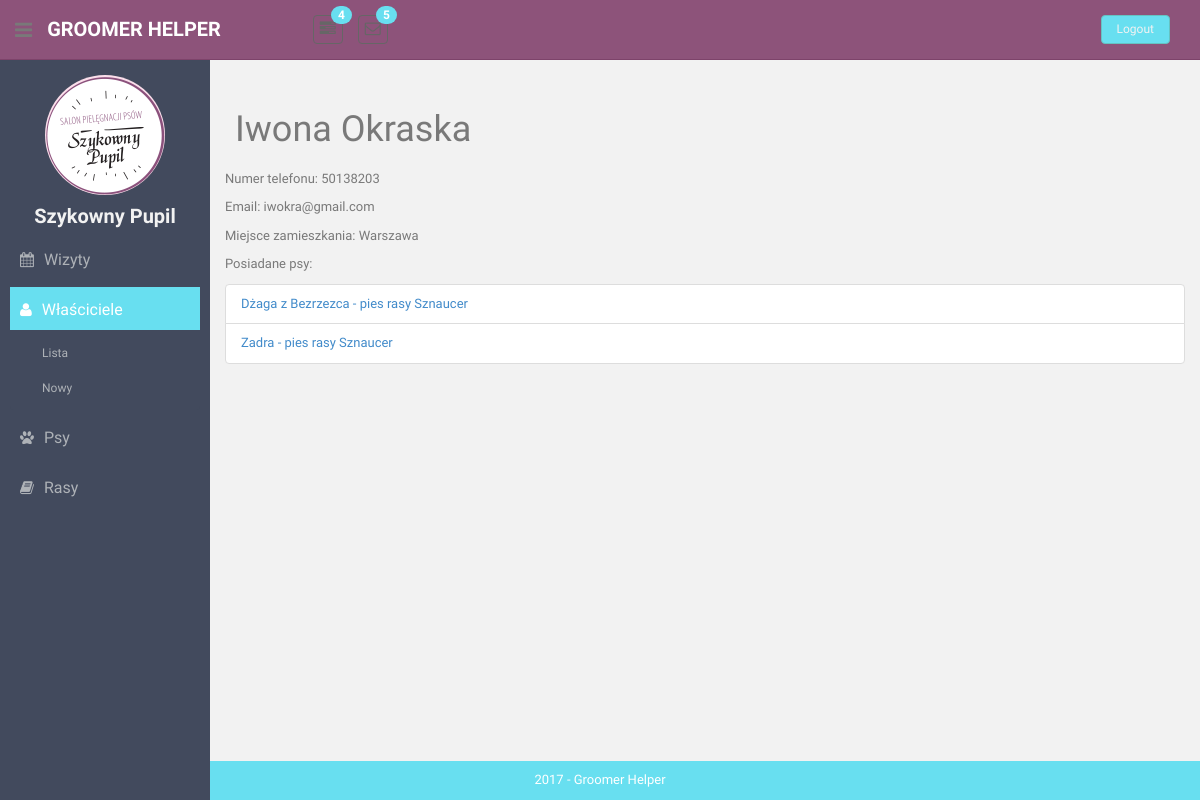
The app's page /owners/1/, older data.
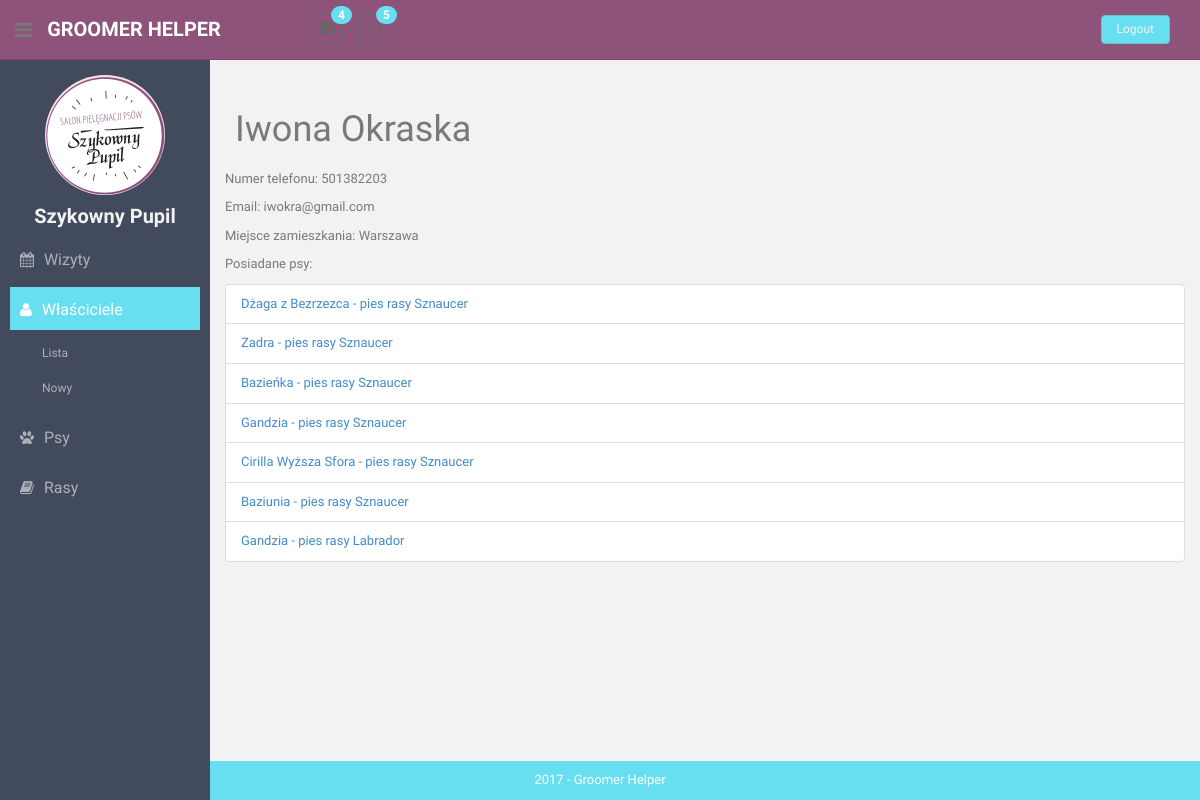
The same page, newer data.
### owners/models.py (models this page shows)
class Owner(models.Model):
    full_name = models.TextField(max_length=100, blank=True, null=True)
    phone_number = models.TextField(max_length=20, blank=False, null=False)
    email = models.EmailField(max_length=100, blank=True, null=True)
    location = models.TextField(max_length=200, blank=True, null=True)
    recommended_by = models.ForeignKey('Owner', null=True, on_delete=models.CASCADE)
    def __str__(self):
        return "".join(self.full_name)

### animals/models.py (models this page shows, shortened)
class Animal(models.Model):
    GENDER_CHOICES = [
        (True, 'Male'),
        (False, 'Female'),
    ]
    name = models.TextField(max_length=100, blank=True, null=True)
    gender = models.BooleanField(choices=GENDER_CHOICES)
    breed = models.ForeignKey(Breed, on_delete=models.CASCADE)
    color = models.TextField(max_length=100, blank=True, null=True)
    photo = models.ImageField(upload_to='animal-avatars/', default='animal-avatars/None/no-img.png')
    notes = models.TextField(max_length=200, blank=True, null=True)
    owner = models.ForeignKey(
        Owner,
        on_delete=models.CASCADE,
    )
    def __str__(self):
        return "".join([self.name, " - ", self.breed.species, " rasy ", self.breed.name])

### breeds/models.py (models this page shows, shortened)
class Breed(models.Model):
    SIZE_CHOICES = [
        ('miniature', 'Miniature'),
        ('medium', 'Medium'),
        ('large', 'Large'),
        ('giant', 'Giant'),
    ]
    name = models.TextField(max_length=100, blank=False, null=False, unique=True)
    species = models.TextField(max_length=50, blank=False, default='dog')
    size = models.TextField(max_length=20, blank=True, choices=SIZE_CHOICES)
    grooming_notes = models.TextField(max_length=50, blank=True, null=False)
    hair_type = models.TextField(max_length=50, blank=True, null=False)
    weight = models.IntegerField(default=20, blank=False, null=False)
    photo = models.ImageField(null=True)

### owners/views.py (the view)
# urls.py: path('<int:pk>/', views.OwnerDetailsView.as_view(), name='owner-details'),
class OwnerDetailsView(DetailView):
    template_name = "owners/details.html"
    model = Owner
    def get_context_data(self, **kwargs):
        context = super().get_context_data(**kwargs)
        context['title'] = "Owner: " + str(context['owner'])
        context['breeds'] = Owner.objects.all()
        return context

### templatetags/templatetags/my_templatetags.py (called while the page is built)
@register.simple_tag(takes_context=True)
def active(context, pattern_or_urlname):
    try:
        pattern = '^' + reverse(pattern_or_urlname)
    except NoReverseMatch:
        pattern = pattern_or_urlname
    path = context['request'].path
    if re.search(pattern, path):
        return 'active'
    return ''

### templates/owners/details.html
{% extends 'details.html' %}
{% load static %}
{% block profile-header%}
    <h1>{{ owner.full_name }}</h1>
{% endblock %}
{% block details %}
    <p><span>Numer telefonu:</span> {{ owner.phone_number }}</p>
    <p><span>Email:</span> {{ owner.email}}</p>
    <p><span>Miejsce zamieszkania:</span> {{ owner.location}}</p>
    <p><span>Posiadane psy:</span>
        <ul class="list-group">
        {% for animal in owner.animal_set.all %}
            <li class="list-group-item">
                <a href="{% url 'animal-details' animal.id %}">{{animal}}</a>
            </li>
        {% empty %}
             Brak
        {% endfor %}
        </ul>
    </p>
{% endblock %}

Row changes from the older to the newer data that the page shows:
changed Owner "Iwona Okraska": phone_number "50138203" → "501382203"
added Animal: name+breed "Bazieńka - pies rasy Sznaucer"
added Animal: name+breed "Gandzia - pies rasy Sznaucer"
added Animal: name+breed "Cirilla Wyższa Sfora - pies rasy Sznaucer"
added Animal: name+breed "Baziunia - pies rasy Sznaucer"
added Animal: name+breed "Gandzia - pies rasy Labrador"
